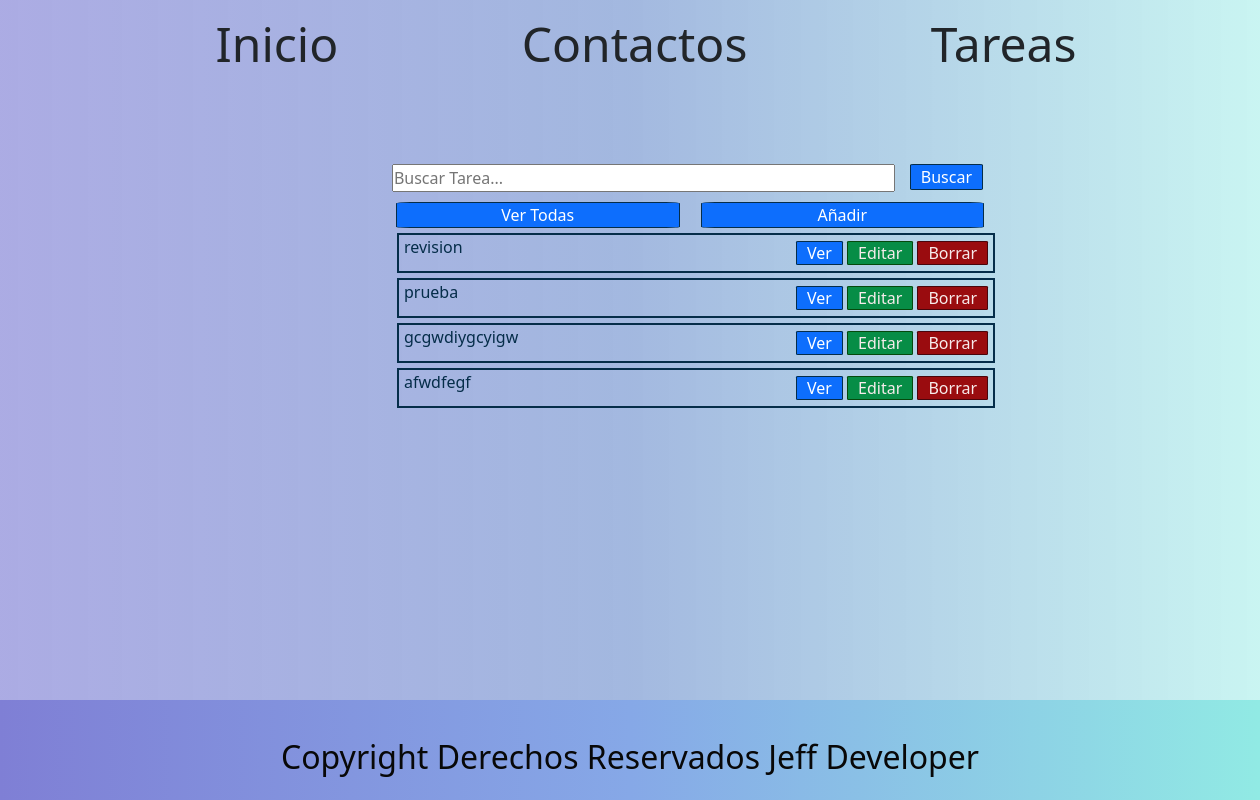
Before: /lista/ with the older database file.
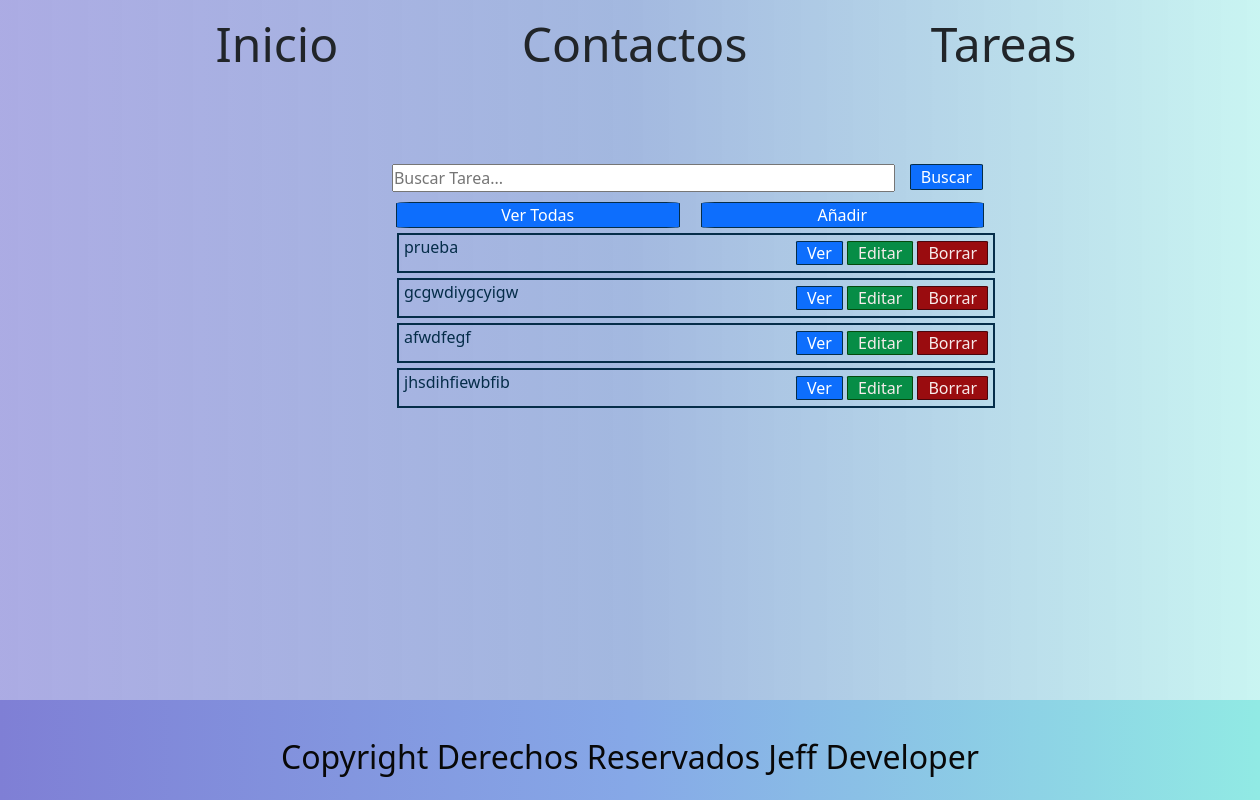
After: the same page with the newer database file.
### lista_de_tareas/models.py (models this page shows)
class Lista(models.Model):
    title = models.CharField(max_length=50, blank= False, null= False)
    description = models.TextField(blank= True, null=True)
    date = models.DateField(default= date.today)
    estimated_end = models.DateField(blank= True, null=True)
    priority = models.IntegerField(default=3)
    def __str__(self):
        return self.title

### lista_de_tareas/views.py (the view)
# urls.py: path('', views.index, name='contactos'),
def index(request):
    listas = Lista.objects.filter(title__contains=request.GET.get('Buscar', ''))
    context = {
        'listas': listas
    }
    return render(request, 'lista/index.html', context)

### Templates/lista/index.html (shortened to what this page needs)
{% extends 'layout/base.html' %}
{% load static %}
{% block 'content' %}
<form class="container" action="{% url 'lista' %}" method="GET">
    <input type="text" name="Buscar" placeholder="Buscar Tarea..." class="place">
    <input type="submit" value="Buscar" class="botonbus" >
</form>
<div class="reseteo">
    <a href="{% url 'lista' %}" class="botonver">Ver Todas</a>
    <a href="{% url 'lista_create' %}" class="botonañadir">Añadir</a>
</div>
<ul class="lista-1">
    {% for lista in listas %}
    <li>{{lista}}
        <span class="boton">
            <a href="{% url 'lista_view' lista.id %}" class="boton1">Ver</a>
            <a href="{% url 'lista_edit' lista.id %}" class="boton2">Editar</a>
            <a href="{% url 'lista_delete' lista.id %}" class="boton3">Borrar</a>
        </span>
    </li>
    {% endfor %}
</ul>
{% endblock %}

### Templates/layout/base.html (shortened to what this page needs)
{% load static %}
<!DOCTYPE html>
<html>
    <head>
        <link rel="stylesheet" href="https://cdn.jsdelivr.net/npm/bootstrap@5.2.3/dist/css/bootstrap.min.css">
        <link rel="stylesheet" href="{% static 'css/styles.css' %}">
    </head>
    <body>
        <header>
            {% include "./partials/menu.html" %}
        </header>
        <main>
            {% block 'content' %}{% endblock 'content' %}
        </main>
        <footer>
            {% include './partials/footer.html' %}
        </footer>
    </body>
</html>

### Templates/layout/partials/menu.html
{% load static %}
<nav class="navbar" data-bs-theme="dark">
    <ul class="nav-list">
        <li><a class="nav-link" href="{% url 'index' %}"> Inicio </a></li>
        <li><a class="nav-link" href="{% url 'contactos' %}"> Contactos </a></li>
        <li><a class="nav-link" href="{% url 'lista' %}"> Tareas </a></li>
    </ul>
</nav>

### Templates/layout/partials/footer.html
{% load static %}
<footer>
    <div>
        <p>Copyright Derechos Reservados Jeff Developer</p>
    </div>
</footer>

### static/css/styles.css (style rules this page uses)
:root { --color-primary: rgb(247, 236, 236); --color-secondary: #0D6EFD; --color-body: #052D49; }
* { margin: 0; padding: 0; box-sizing: border-box; }
a { text-decoration: none; color: var(--color-primary); }
body { background-image: linear-gradient(to right,#7f7fd5a6,#6085c994,#91eae47c); }
.nav-list { display: flex; list-style: none; font-size: 3rem; width: 100%; align-items: center; justify-content: space-evenly; }
.nav-link { justify-content: space-around; }
.lista-1 { width: 50%; }
.lista-1 li { color:var(--color-body); border: solid 2px; margin-top: 5px; width: 100%; list-style: none; padding-left: 5px; text-decoration: none; height: 40px; font-size: 1rem; }
.boton { float: right; padding-right: 5px; padding-top: 6px; }
.boton1 { text-decoration: none; color: white; border-radius: 5%; border: solid 1px; border-color: #052D49; padding-left: 10px; padding-right: 10px; background-color: #0D6EFD; }
.boton2 { border-radius: 5%; border: solid 1px; border-color: #05490c; padding-left: 10px; padding-right: 10px; background-color: #078d46; }
.boton3 { border-radius: 5%; border: solid 1px; border-color: #49050c; padding-left: 10px; padding-right: 10px; background-color: #9a0c0f; }
.container { width: 50%; position: relative; justify-content: center; text-align: center; align-items: center; margin-bottom: 10px; margin-top: 10px; }
.place { width: 83%; }
.botonbus { float: right; color: white; border-radius: 5%; border: solid 1px; border-color: #052D49; padding-left: 10px; padding-right: 10px; background-color: #0D6EFD; }
.reseteo { width: 50%; margin-left: 20px; display: flex; align-items: flex; justify-content: space-evenly; }
.botonver { text-align: center; color: white; border-radius: 5%; border: solid 1px; border-color: #052D49; width: 45%; background-color: #0D6EFD; }
.botonañadir { text-align: center; color: white; border-radius: 5%; border: solid 1px; border-color: #052D49; width: 45%; background-color: #0D6EFD; }
footer { padding-top: 30px; margin-top: 50px; height: 100px; background-image: linear-gradient(to left,#91EAE4, #86A8E7,#7F7FD5); color: rgb(8, 8, 8); font-size: 2rem; position: fixed; bottom: 0; width: 100%; display: flex; justify-content: center; align-items: center; }
main { display: flex; flex-direction: column; justify-content: flex-start; align-items: center; height: 100%; width: 100vw; margin: 50px; padding-bottom: 6rem; }

Changed rows visible on the page:
removed Lista: title "revision"
added Lista: title "jhsdihfiewbfib"
